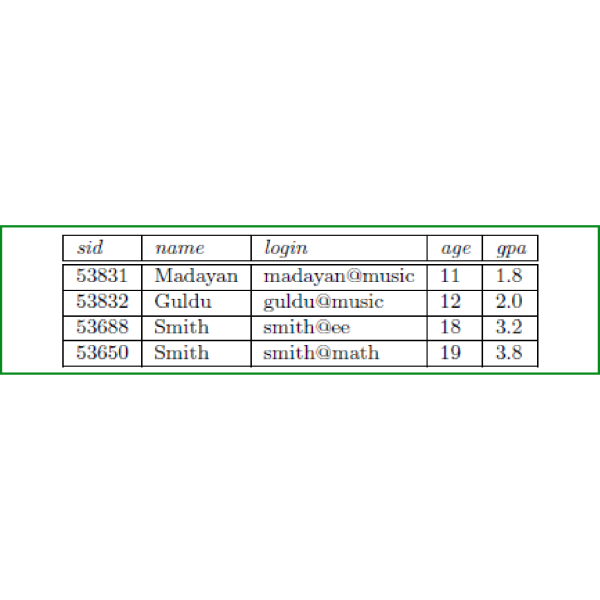
#> input picture backend/ca-guidance-and-summarization-backend/app/ca_guidance/rag/extracted_images/2_p006_caption_table_displaying_a_relational_schema_for_students_with_columns_for_student_id_sid_name_login_greenbox_00.png, 600 x 600 px
$ python -i image_filter.py   (imports and definitions only)
#> lines starting #> are read from the running program, lines starting #| are printed output that depends on the picture
"""Image filtering utilities to identify and keep only diagrams."""

from pathlib import Path
from typing import Tuple, Optional
from PIL import Image
import numpy as np


def is_diagram(image_path: str, min_width: int = 150, min_height: int = 150,
               max_aspect_ratio: float = 15.0, min_aspect_ratio: float = 0.1) -> Tuple[bool, dict]:
    """
    Determine if an image is likely a diagram based on various heuristics.

    Args:
        image_path: Path to the image file
        min_width: Minimum width in pixels (diagrams are usually larger)
        min_height: Minimum height in pixels
        max_aspect_ratio: Maximum width/height ratio (exclude very wide/tall images)
        min_aspect_ratio: Minimum width/height ratio

    Returns:
        Tuple of (is_diagram: bool, metadata: dict) with filtering information
    """
#> called with min_width = 150, min_height = 150, max_aspect_ratio = 15, min_aspect_ratio = 0.1
    try:
        with Image.open(image_path) as img:
#> img is the input picture: PIL image 600x600 RGB; mean R, G, B 246.1, 247.3, 246.4
            width, height = img.size
#> width = 600; height = 600
            file_size = Path(image_path).stat().st_size

            metadata = {
                "width": width,
                "height": height,
                "file_size": file_size,
                "aspect_ratio": width / height if height > 0 else 0,
            }

            # Filter 1: Size check - diagrams are usually larger than logos/icons
            if width < min_width or height < min_height:
                metadata["filter_reason"] = "too_small"
                return False, metadata

            # Filter 2: Aspect ratio check - exclude very wide or very tall images
            aspect_ratio = width / height if height > 0 else 0
#> aspect_ratio = 1
            if aspect_ratio > max_aspect_ratio or aspect_ratio < min_aspect_ratio:
                metadata["filter_reason"] = "extreme_aspect_ratio"
                return False, metadata

            # Filter 3: File size check - very small files are likely icons/logos
            if file_size < 1500:  # Less than 1.5KB
                metadata["filter_reason"] = "file_too_small"
                return False, metadata

            # Filter 4: Color analysis - diagrams often have fewer colors than photos
            # Convert to RGB if needed
            if img.mode != "RGB":
                img = img.convert("RGB")

            img_array = np.array(img)

            # Count unique colors (diagrams have fewer colors than photos)
            # Resize for faster processing if image is very large
            if width * height > 1000000:  # > 1M pixels
                small_img = img.resize((width // 4, height // 4), Image.Resampling.LANCZOS)
                small_array = np.array(small_img)
            else:
                small_array = img_array

            # Count unique colors
            unique_colors = len(np.unique(small_array.reshape(-1, 3), axis=0))
#> unique_colors = 10560
            metadata["unique_colors"] = unique_colors

            # Diagrams typically have fewer colors (but not too few - that might be a logo)
            # Typical range: 10-1000 colors for diagrams, 1000+ for photos
            if unique_colors < 10:
                metadata["filter_reason"] = "too_few_colors"
                return False, metadata

            # Filter 5: Edge density - diagrams often have more defined edges
            # Convert to grayscale for edge detection
            gray = img.convert("L")
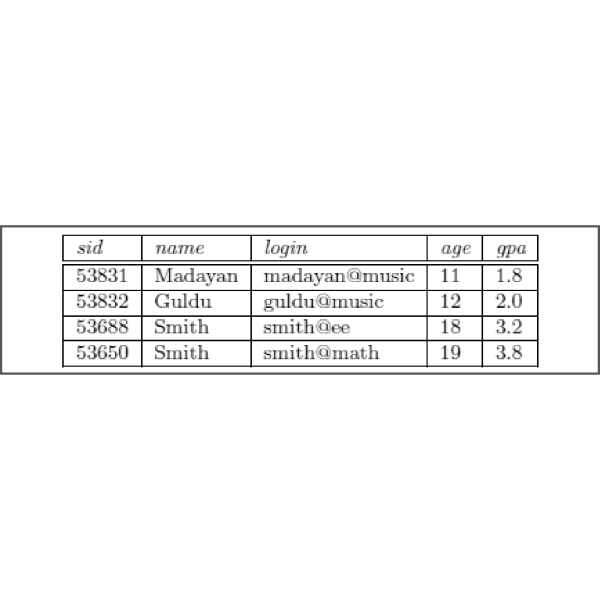
#> gray: PIL image 600x600 L; min 0, max 255, mean 246.8
            gray_array = np.array(gray)

            # Simple edge detection using gradient
            # Calculate horizontal and vertical gradients
            h_gradient = np.abs(np.diff(gray_array, axis=1))
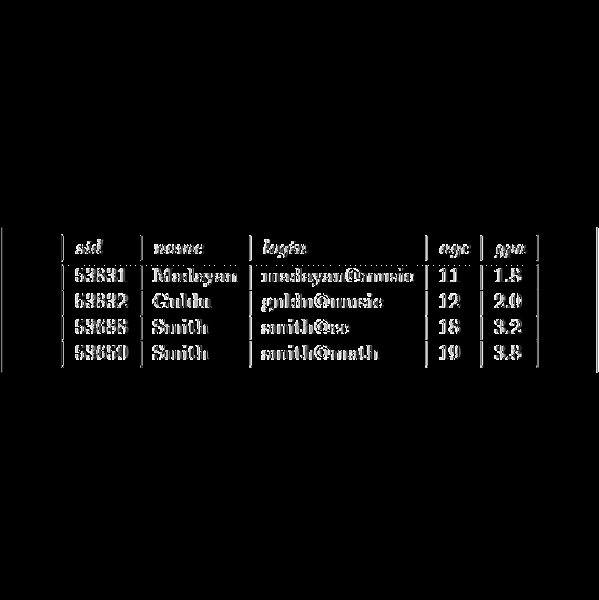
#> h_gradient: shape (600, 599); min 0, max 255, mean 6.8
            v_gradient = np.abs(np.diff(gray_array, axis=0))
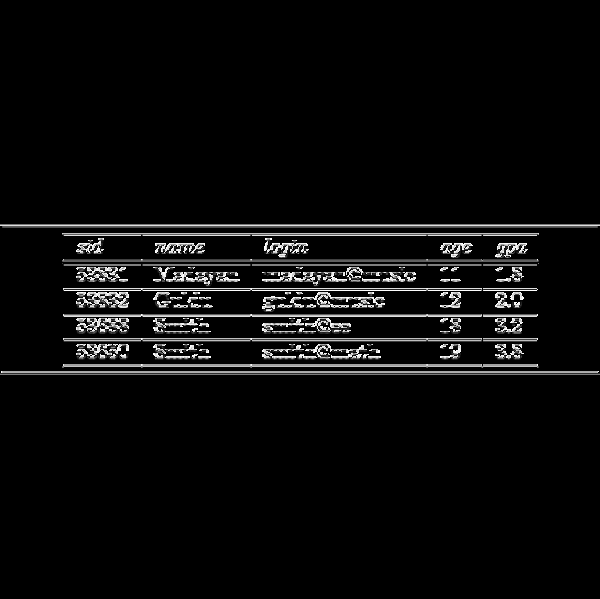
#> v_gradient: shape (599, 600); min 0, max 255, mean 11

            # Edge density (percentage of pixels with significant gradients)
            edge_threshold = 30  # Adjust based on testing
            h_edges = np.sum(h_gradient > edge_threshold) / h_gradient.size
#> h_edges = 0.0404
            v_edges = np.sum(v_gradient > edge_threshold) / v_gradient.size
#> v_edges = 0.0704
            edge_density = (h_edges + v_edges) / 2
#> edge_density = 0.0554

            metadata["edge_density"] = edge_density

            # Diagrams typically have moderate to high edge density
            # Very low edge density might indicate a photo or gradient background
            if edge_density < 0.01:  # Less than 1% edge pixels
                metadata["filter_reason"] = "low_edge_density"
                return False, metadata

            # Filter 6: Check if image is mostly white/light (common in diagrams)
            # Calculate average brightness
            brightness = np.mean(gray_array)
#> brightness = 246.8
            metadata["brightness"] = brightness

            # All checks passed - likely a diagram
            metadata["filter_reason"] = "passed"
            return True, metadata

    except Exception as e:
        # If we can't analyze the image, exclude it to be safe
        return False, {"error": str(e), "filter_reason": "analysis_failed"}


def filter_diagrams(image_paths: list[str], **filter_kwargs) -> Tuple[list[str], list[dict]]:
    """
    Filter a list of image paths to keep only diagrams.

    Args:
        image_paths: List of image file paths
        **filter_kwargs: Additional arguments to pass to is_diagram()

    Returns:
        Tuple of (filtered_image_paths, metadata_list)
    """
    filtered_paths = []
    metadata_list = []

    for img_path in image_paths:
        is_diag, metadata = is_diagram(img_path, **filter_kwargs)
        metadata["path"] = img_path
        metadata_list.append(metadata)

        if is_diag:
            filtered_paths.append(img_path)
        else:
            # Optionally delete filtered images to save space
            # Uncomment if you want to delete non-diagram images
            # try:
            #     Path(img_path).unlink()
            # except Exception:
            #     pass
            pass

    return filtered_paths, metadata_list

>>> result = is_diagram('../extracted_images/2_p006_caption_table_displaying_a_relational_schema_for_students_with_columns_for_student_id_sid_name_login_greenbox_00.png')

$ run again, on backend/ca-guidance-and-summarization-backend/app/ca_guidance/rag/extracted_images/2_p025_table_for_indicating_constraints_with_options_featuring_columns_for_overlapping_disjoint_total_and_p_greenbox_00.png
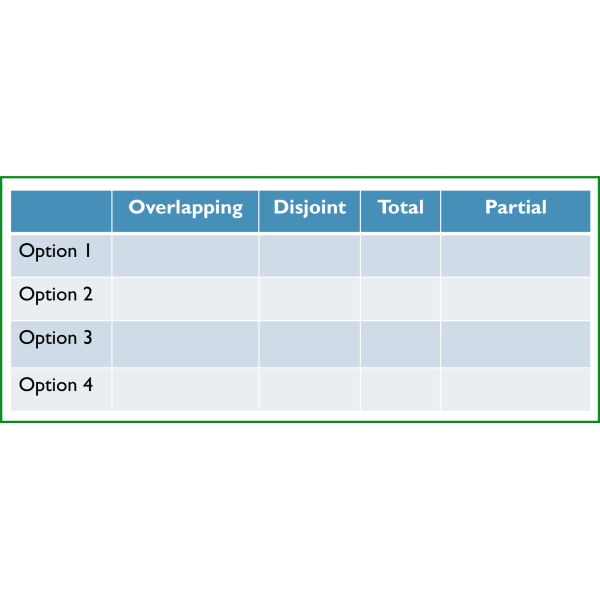
#> input picture backend/ca-guidance-and-summarization-backend/app/ca_guidance/rag/extracted_images/2_p025_table_for_indicating_constraints_with_options_featuring_columns_for_overlapping_disjoint_total_and_p_greenbox_00.png, 600 x 600 px
#> in is_diagram, img is the input picture: PIL image 600x600 RGB; mean R, G, B 230.7, 238.9, 242.4
#> unique_colors = 1145
#> in is_diagram, `h_gradient = np.abs(np.diff(gray_array, axis=1))`:
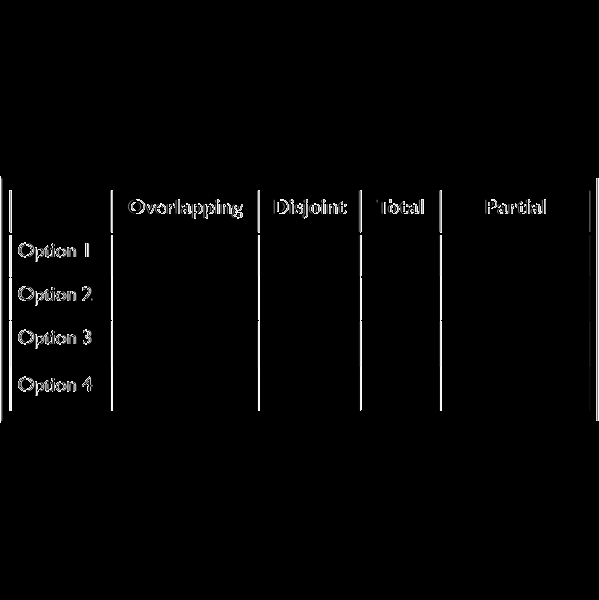
#> h_gradient: shape (600, 599); min 0, max 255, mean 4.3
#> in is_diagram, `v_gradient = np.abs(np.diff(gray_array, axis=0))`:
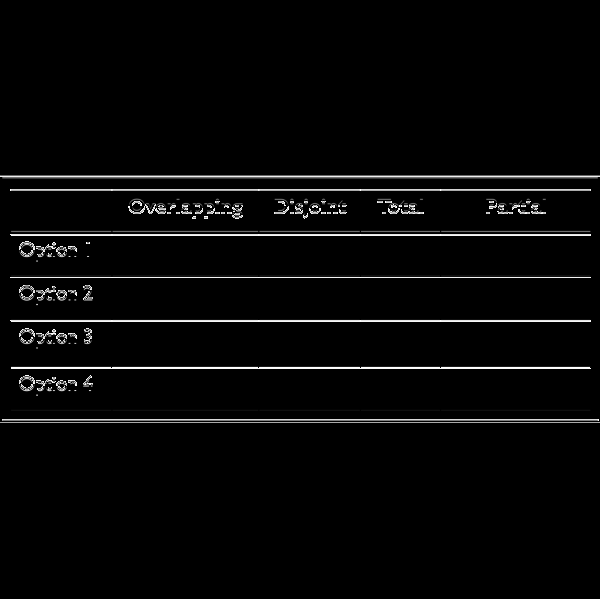
#> v_gradient: shape (599, 600); min 0, max 255, mean 7
#> h_edges = 0.0234
#> v_edges = 0.0372
#> edge_density = 0.0303
#> brightness = 236.9
